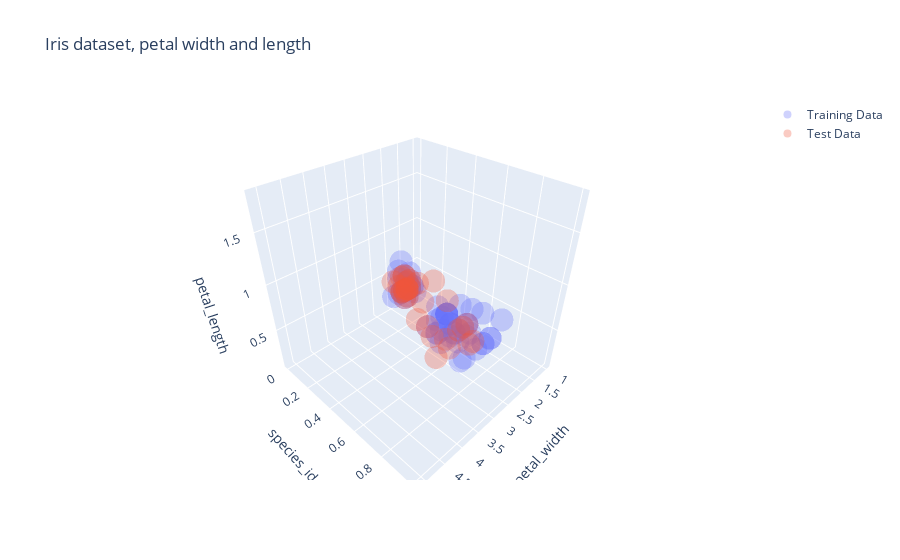

Notebook code for this chart:
### Markdown cell above
# Moving on


* we can use more data; for example, adding petal length to the training set

### Code cell
iris = datasets.load_iris()
X = iris.data[:100, 2:]  # we only take the last feature.
y = iris.target[:100]
X_train, X_test, y_train, y_test = train_test_split(X, y, test_size=0.33, random_state=42)

regr = linear_model.LinearRegression()
regr.fit(X_train, y_train)
train_preds = regr.predict(X_train)
test_pres = regr.predict(X_test)

X_linspace = np.linspace(1, 5, 300)

trace0 = go.Scatter3d(
    x=X_train[:, 0],
    y=y_train,
    z=X_train[:, 1],
    name='Training Data',
    mode='markers',
    opacity=0.3,
)
trace1 = go.Scatter3d(
    x=X_test[:, 0],
    y=y_test,
    z=X_test[:, 1],    
    name='Test Data',
    mode='markers',
    opacity=0.3,    
)

data = [trace0, trace1]
fig = go.Figure(data=data)

fig.update_layout(
                    title="Iris dataset, petal width and length",
                    scene = dict(
                    xaxis_title='petal_width',
                    yaxis_title='species_id',
                    zaxis_title='petal_length'),
)

fig.show()

### Figure 1 — Plotly figure (JSON) as saved in the notebook; plotly's stock layout.template omitted (floating-point values rounded to 4 significant figures)
{"data": [{"mode": "markers", "name": "Training Data", "opacity": 0.3, "type": "scatter3d", "x": [1.4, 3.3, 1.7, 4.5, 4.4, 1.2, 1.3, 1.4, 1.5, 1.5, 4.2, 1.5, 1.5, 3.7, 1.6, 4, 1.1, 1.9, 1.5, 1.4, 1.3, 1.4, 4.5, 1.4, 3.6, 1.3, 4, 4.7, 4.1, 4.6, 1.6, 4.7, 4.1, 1.6, 4.5, 4.2, 4.3, 3.5, 1.3, 4.6, 1.5, 3, 3.3, 4.4, 1.5, 4.2, 3.9, 4.7, 4.5, 1.4, 1.6, 1.4, 4.9, 1.5, 1.3, 1.7, 4.4, 4.6, 4.3, 4.7, 3.9, 1.7, 3.5, 4, 1.2, 4, 4.5], "y": [0, 1, 0, 1, 1, 0, 0, 0, 0, 0, 1, 0, 0, 1, 0, 1, 0, 0, 0, 0, 0, 0, 1, 0, 1, 0, 1, 1, 1, 1, 0, 1, 1, 0, 1, 1, 1, 1, 0, 1, 0, 1, 1, 1, 0, 1, 1, 1, 1, 0, 0, 0, 1, 0, 0, 0, 1, 1, 1, 1, 1, 0, 1, 1, 0, 1, 1], "z": [0.2, 1, 0.4, 1.5, 1.4, 0.2, 0.4, 0.2, 0.2, 0.2, 1.2, 0.2, 0.3, 1, 0.2, 1, 0.1, 0.2, 0.2, 0.3, 0.2, 0.2, 1.5, 0.3, 1.3, 0.2, 1.3, 1.6, 1.3, 1.5, 0.6, 1.4, 1, 0.2, 1.5, 1.5, 1.3, 1, 0.3, 1.3, 0.2, 1.1, 1, 1.4, 0.1, 1.3, 1.4, 1.4, 1.5, 0.1, 0.2, 0.2, 1.5, 0.4, 0.2, 0.5, 1.3, 1.4, 1.3, 1.5, 1.2, 0.2, 1, 1.3, 0.2, 1.2, 1.5]}, {"mode": "markers", "name": "Test Data", "opacity": 0.3, "type": "scatter3d", "x": [5.1, 4, 4.8, 1.4, 1.9, 1.5, 1, 3.8, 1.5, 1.4, 1.7, 1.6, 4.7, 1.4, 4.4, 1.4, 4.8, 5, 1.4, 1.5, 4.5, 4.1, 1.6, 1.3, 3.9, 1.5, 1.3, 4.2, 1.5, 4.9, 1.6, 1.4, 4.5], "y": [1, 1, 1, 0, 0, 0, 0, 1, 0, 0, 0, 0, 1, 0, 1, 0, 1, 1, 0, 0, 1, 1, 0, 0, 1, 0, 0, 1, 0, 1, 0, 0, 1], "z": [1.6, 1.3, 1.8, 0.3, 0.4, 0.2, 0.2, 1.1, 0.2, 0.2, 0.3, 0.2, 1.2, 0.2, 1.2, 0.2, 1.4, 1.7, 0.1, 0.4, 1.3, 1.3, 0.4, 0.2, 1.1, 0.4, 0.3, 1.3, 0.1, 1.5, 0.2, 0.2, 1.6]}], "layout": {"scene": {"xaxis": {"title": {"text": "petal_width"}}, "yaxis": {"title": {"text": "species_id"}}, "zaxis": {"title": {"text": "petal_length"}}}, "title": {"text": "Iris dataset, petal width and length"}}}
